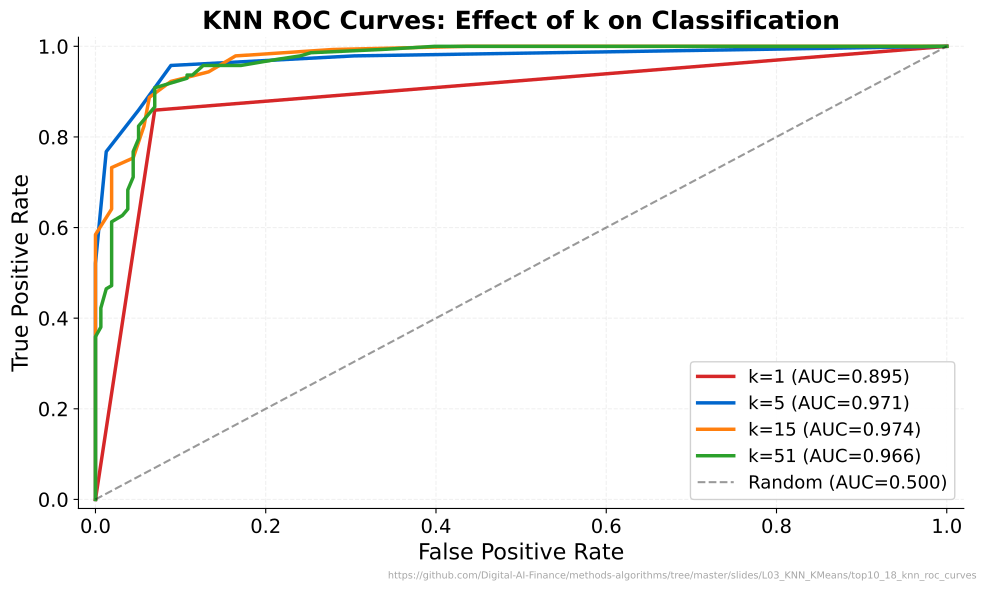

Write the Python code that produced this figure.
"""KNN ROC Curves - Effect of k on classification ROC and AUC."""
import matplotlib.pyplot as plt
import numpy as np
from pathlib import Path
from sklearn.neighbors import KNeighborsClassifier
from sklearn.datasets import make_classification
from sklearn.model_selection import train_test_split
from sklearn.metrics import roc_curve, auc
import sys
sys.path.insert(0, str(Path(__file__).resolve().parents[3] / 'templates'))
from chart_style import apply_style, COLORS, MLPURPLE, MLBLUE, MLORANGE, MLGREEN, MLRED, MLLAVENDER
apply_style()

CHART_METADATA = {
    "title": "KNN ROC Curves: Effect of k on Classification",
    "description": "ROC curves and AUC for KNN with k=1, 5, 15, 51",
    "url": "https://github.com/Digital-AI-Finance/methods-algorithms/tree/master/slides/L03_KNN_KMeans/top10_18_knn_roc_curves"
}


X, y = make_classification(n_samples=1000, n_features=10, n_informative=5,
                           random_state=42)
X_train, X_test, y_train, y_test = train_test_split(X, y, test_size=0.3,
                                                     random_state=42)

fig, ax = plt.subplots(figsize=(10, 6))

k_values = [1, 5, 15, 51]
colors = [MLRED, MLBLUE, MLORANGE, MLGREEN]

for k, color in zip(k_values, colors):
    knn = KNeighborsClassifier(n_neighbors=k)
    knn.fit(X_train, y_train)
    y_prob = knn.predict_proba(X_test)[:, 1]
    fpr, tpr, _ = roc_curve(y_test, y_prob)
    roc_auc = auc(fpr, tpr)
    ax.plot(fpr, tpr, color=color, linewidth=2.5,
            label=f'k={k} (AUC={roc_auc:.3f})')

# Diagonal reference
ax.plot([0, 1], [0, 1], 'k--', alpha=0.4, linewidth=1.5, label='Random (AUC=0.500)')

ax.set_xlabel('False Positive Rate')
ax.set_ylabel('True Positive Rate')
ax.set_title('KNN ROC Curves: Effect of k on Classification', fontweight='bold')
ax.legend(loc='lower right', framealpha=0.9)
ax.grid(True, alpha=0.3)
ax.set_xlim([-0.02, 1.02])
ax.set_ylim([-0.02, 1.02])

plt.figtext(0.99, 0.01, CHART_METADATA['url'],
            fontsize=7, color='gray', ha='right', va='bottom', alpha=0.7)
plt.tight_layout()
plt.savefig(Path(__file__).parent / 'chart.pdf', dpi=300, bbox_inches='tight', facecolor='white')
plt.close()
print("Chart saved: top10_18_knn_roc_curves/chart.pdf")
